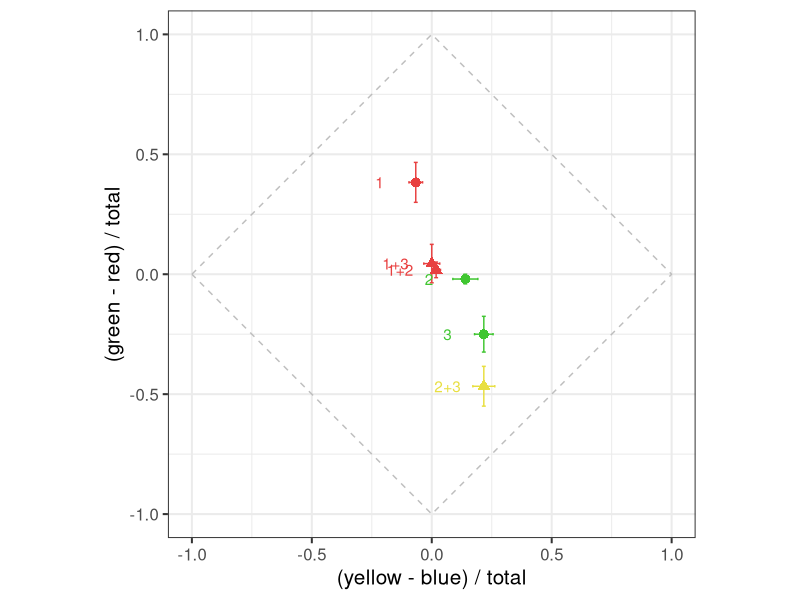
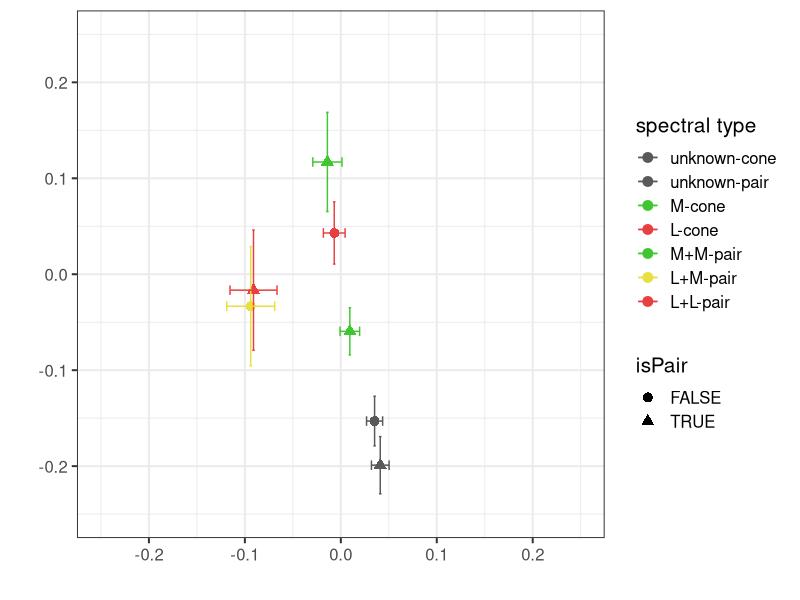
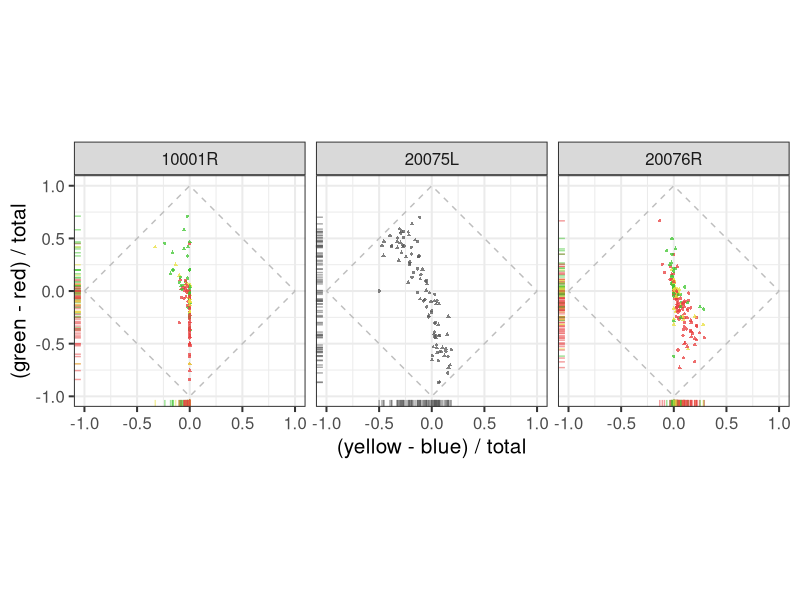
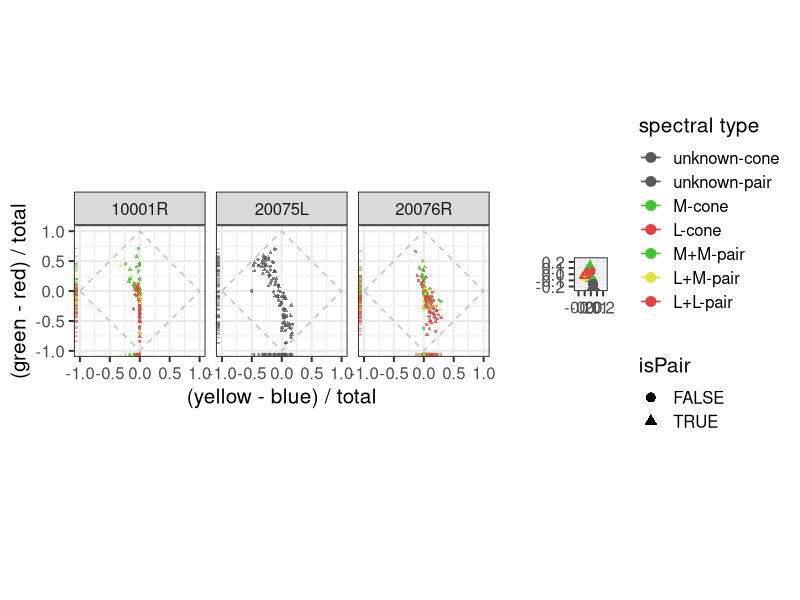
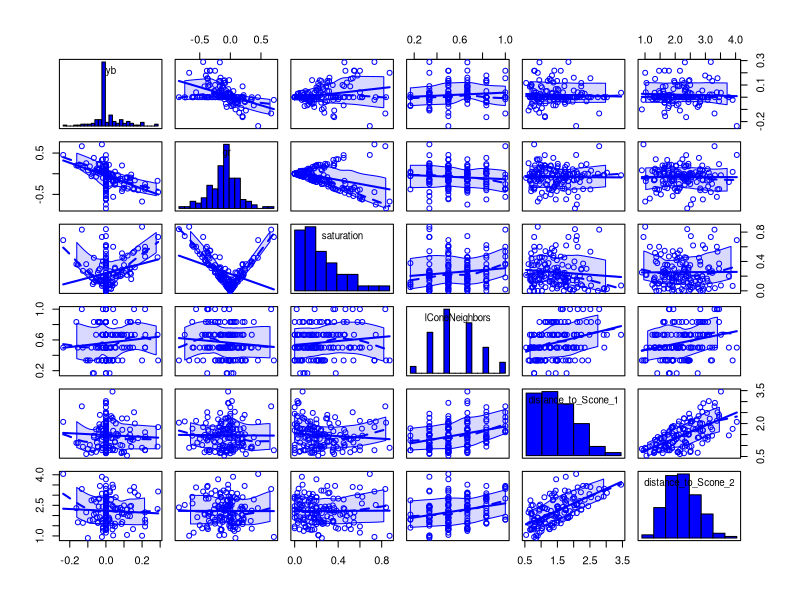
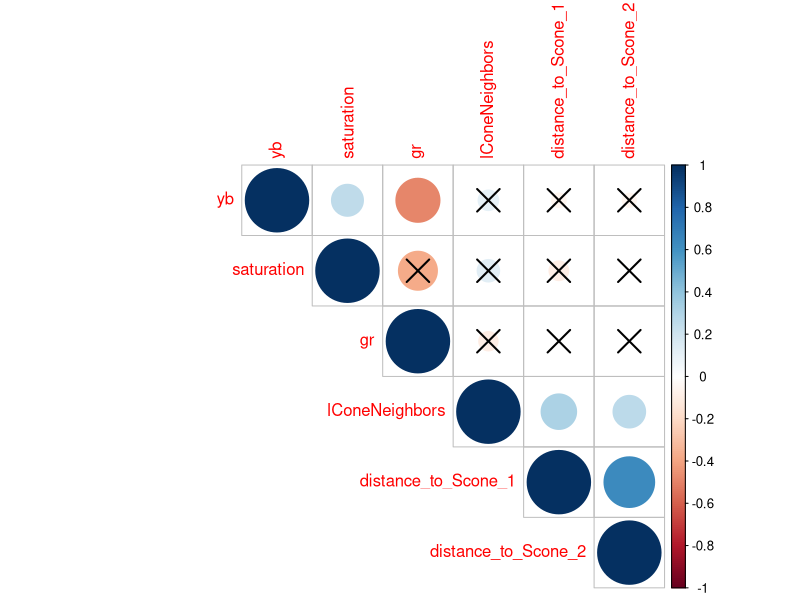
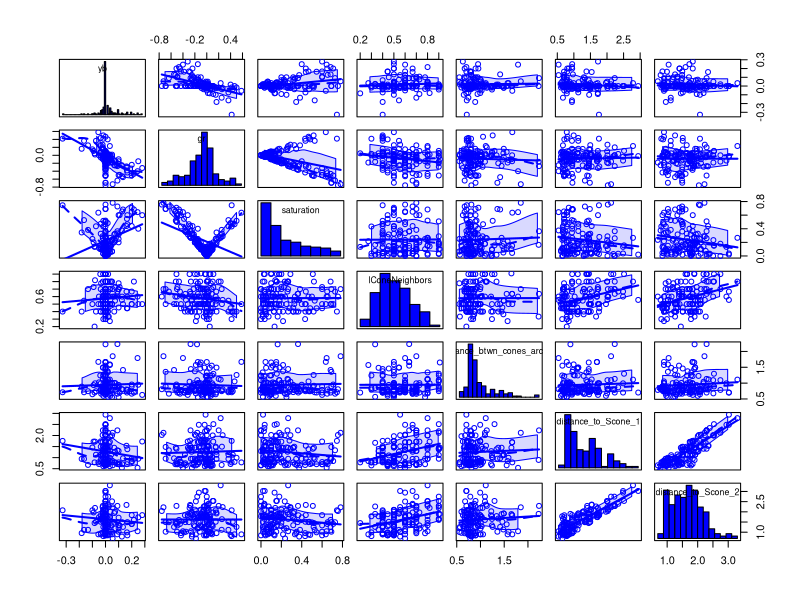
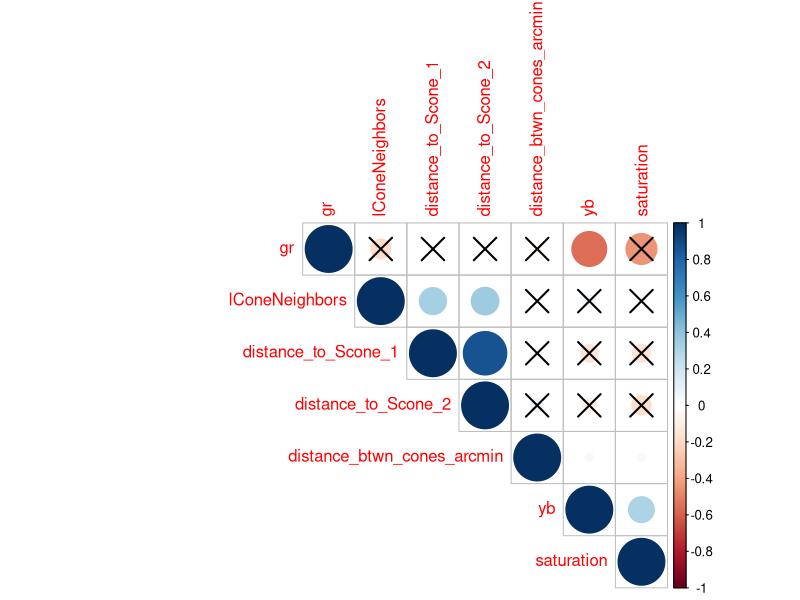

R code for these plots, in order:
## ---- chunk 1
setwd("~/R/TwoConeColorSummation")
library(tidyverse)
library(ggthemes)
library(gridExtra)
library(corrplot)
library(car)

# set the colors that will be used in plots below.
red <- "#e84040"
green <-"#40c631"
blue <- "#4042e8"
yellow <- "#e8df40"
gray <- "#595959"
## ---- chunk 2
trial_data <- read_csv('filtered_data.csv')

head(trial_data)
## ---- chunk 3

(example <- trial_data %>%
  filter(., subject == '20076R', session== 4) %>%
  group_by(., masterID1, masterID2, isPair) %>% 
  summarise(., yb_mean=signif(mean(yb), 3), 
            yb_sem=signif(sd(yb) / sqrt(length(yb)), 3), 
            gr_mean=signif(mean(gr), 3), 
            gr_sem=signif(sd(gr) / sqrt(length(gr)), 3), N=length(gr),
            typeIDstr=typeIDstr[1])
)


boundary <- data.frame(x=c(-1, 0, 1, 0, -1), y=c(0, 1, 0, -1, 0))

(examplePlot <- ggplot(data=example, aes(x=yb_mean, y=gr_mean,
                                         color=interaction(typeIDstr, isPair), 
                                         shape=isPair)) +
    geom_point(size=3) + 
    geom_errorbar(aes(x=yb_mean, ymin=gr_mean - gr_sem, ymax=gr_mean + gr_sem)) +
    geom_errorbarh(aes(y=gr_mean, xmin=yb_mean - yb_sem, xmax=yb_mean + yb_sem, height=0.01)) + 
    coord_equal(xlim=c(-1, 1), ylim=c(-1, 1)) + 
    xlab('(yellow - blue) / total') + 
    ylab('(green - red) / total') + 
    scale_color_manual(
      values = c(green, red, yellow, red), 
      name="spectral type") +
    geom_text(label=c('1', '1+2', '1+3', '2', '2+3', '3'),
              nudge_x=-0.15) +
    geom_path(data = boundary, aes(x=x, y=y), colour='gray', linetype=2, inherit.aes = F) +
    #annotate("text", x = -1, y = 1, label = "B") +
    theme_bw(base_size = 15) + 
    theme(legend.position="none")
  )

ggsave("figures/example_session.pdf")


## ---- chunk 4
(typeGroup <- trial_data %>%
  #filter(., subject != '20075L') %>% 
   group_by(., subject, masterID1, masterID2, isPair, typeIDstr) %>%
   summarise(., yb_meanC=signif(mean(yb), 3), 
             yb_semC=signif(sd(yb) / sqrt(length(yb)), 3), 
             gr_meanC=signif(mean(gr), 3), 
             gr_semC=signif(sd(gr) / sqrt(length(gr)), 3), N=length(gr)) %>%
   group_by(., typeIDstr, isPair) %>%
   summarise(., yb_mean=signif(mean(yb_meanC), 3), 
             yb_sem=signif(sd(yb_meanC) / sqrt(length(N)), 3), 
             gr_mean=signif(mean(gr_meanC), 3), 
             gr_sem=signif(sd(gr_meanC) / sqrt(length(N)), 3), N=length(N))
)

(avg <- ggplot(data=typeGroup, aes(x=yb_mean, y=gr_mean, color=typeIDstr, shape=isPair)) +
  geom_point(size=3) + 
  geom_errorbar(aes(x=yb_mean, ymin=gr_mean - gr_sem, ymax=gr_mean + gr_sem)) +
  geom_errorbarh(aes(y=gr_mean, xmin=yb_mean - yb_sem, xmax=yb_mean + yb_sem, height=0.01)) + 
  coord_equal(xlim=c(-0.25, 0.25), ylim=c(-0.25, 0.25)) +
  xlab('') + 
  ylab('') +
  scale_color_manual(
    values = c(gray, gray, green, red, green, yellow, red), 
    name="spectral type",
    labels = c("unknown-cone", "unknown-pair", "M-cone", "L-cone", "M+M-pair", "L+M-pair", "L+L-pair")) +
  theme_bw(base_size=15))
ggsave("figures/lms_UAD_means.pdf")

## ---- chunk 5
singleAndPairs <- trial_data %>%
  select(., -typeIDstr) %>%
  group_by(., subject, masterID1, masterID2, isPair) %>% 
  summarise_all(., mean)

(ind <- ggplot(data=singleAndPairs, aes(x=yb, y=gr, color=as.factor(typeID), shape=isPair)) + 
  geom_point(alpha=0.76, size=0.8) +
  facet_grid(. ~ subject) +
  geom_rug(alpha=0.5) + 
  coord_equal(xlim=c(-1, 1), ylim=c(-1, 1)) + 
  xlab('(yellow - blue) / total') + ylab('(green - red) / total') + 
  scale_color_manual(
    values = c(gray, gray, green, red, green, yellow, red), 
    name="spectral type",
    labels = c("unknown-cone", "unknown-pair", "M-cone", "L-cone", "M+M-pair", "L+M-pair", "L+L-pair")) +
  #scale_color_brewer(palette = "Spectral") +
  geom_path(data = boundary, aes(x=x, y=y), colour='gray', linetype=2, inherit.aes = F) +
  theme_bw(base_size = 15) + 
  theme(legend.position="none"))

ggsave("figures/lms_UAD.pdf")

p <- grid.arrange(ind, avg, widths=2.5:1)
ggsave("figures/UAD_combined.pdf", p)
## ---- chunk 6
minTrials <- 4
singleConesSummary <- trial_data %>% 
  select(., -typeIDstr) %>%
  filter(., isPair==FALSE) %>% 
  group_by(., subject, session, masterID1) %>%   
  summarise_all(., c("mean", "length")) %>%
  filter(., yb_length >= minTrials) %>%
  select(., -contains("_length")) %>%
  rename_(.dots=setNames(names(.), gsub("_mean", "", names(.))))

twoConesSummary <- trial_data %>%   
  select(., -typeIDstr) %>%
  filter(., isPair==TRUE) %>% 
  group_by(., subject, session, masterID1, masterID2) %>%
  summarise_all(., c("mean", "length")) %>%
  filter(., yb_length >= minTrials) %>%
  select(., -contains("_length")) %>%
  rename_(.dots=setNames(names(.), gsub("_mean", "", names(.))))
## ---- chunk 7

ptest <- function(mat, ...) {
  # stolen shamelessly from: http://www.sthda.com/english/wiki/visualize-correlation-matrix-using-correlogram
    mat <- as.matrix(mat)
    n <- ncol(mat)
    p.mat<- matrix(NA, n, n)
    diag(p.mat) <- 0
    for (i in 1:(n - 1)) {
        for (j in (i + 1):n) {
            tmp <- cor.test(mat[, i], mat[, j], ...)
            p.mat[i, j] <- p.mat[j, i] <- tmp$p.value
        }
    }
  colnames(p.mat) <- rownames(p.mat) <- colnames(mat)
  p.mat
}



corr_analysis <- function (data, predictors) {
  # scatterplotMatrix with car package
  scatterplotMatrix(data[ , predictors], 
                    diagonal=list(method ="histogram"),
                    ellipse=FALSE)
  
  M<-cor(data[ , predictors], use="complete.obs")
  head(round(M,2))
  cor.mtest <- ptest

  # matrix of the p-value of the correlation
  p.mat <- cor.mtest(data[ , predictors])
  head(p.mat[, 1:5])

  corrplot(M, 
           type="upper",
           order="hclust", 
           p.mat = p.mat,
           sig.level = 0.01)

}

predictors = c("yb", "gr", "saturation", "lConeNeighbors", "distance_to_Scone_1", "distance_to_Scone_2")
corr_analysis(singleConesSummary, predictors)

## ---- chunk 8

predictors = c("yb", "gr", "saturation", "lConeNeighbors",
               "distance_btwn_cones_arcmin",  "distance_to_Scone_1", "distance_to_Scone_2")
corr_analysis(twoConesSummary, predictors)
## ---- chunk 9
merged1 <- merge(twoConesSummary, 
           select(singleConesSummary, subject, 
                  session, masterID1, yb, gr, lConeNeighbors), 
           by=c("subject", "session", "masterID1")) %>% 
  rename(., yb12=yb.x, gr12=gr.x, yb1=yb.y, gr1=gr.y,
                  lConeNeighbors12=lConeNeighbors.x, 
                  lConeNeighbors1=lConeNeighbors.y)

sessionMerge <- merged1 %>% 
  merge(., select(singleConesSummary, subject, session,
                  masterID1, yb, gr, lConeNeighbors), 
        by.x=c("subject", "session", "masterID2"),
        by.y=c("subject", "session", "masterID1")) %>% 
  rename(., yb2=yb, gr2=gr, lConeNeighbors2=lConeNeighbors) %>%
  mutate(., saturation12=abs(yb12) + abs(gr12),
         saturation1=abs(yb1) + abs(gr1),
         saturation2=abs(yb2) + abs(gr2))
## ---- chunk 10
sessionMerge['predictedYB'] = (sessionMerge$yb1 + sessionMerge$yb2) / 2
sessionMerge['predictedGR'] = (sessionMerge$gr1 + sessionMerge$gr2) / 2
sessionMerge['predictedSaturation'] = abs(sessionMerge$predictedYB) + abs(sessionMerge$predictedGR)

# Add a column w difference from prediction
sessionMerge <- mutate(sessionMerge, 
                       diff_from_prediction=saturation12 - predictedSaturation)

## ---- chunk 11
unity = data.frame(x=c(-1, 1), y=c(-1, 1))
gr_plot <- sessionMerge %>%
  ggplot(., aes(x=predictedGR, y=gr12)) + 
  geom_point() +
  geom_smooth(method=lm) +
  coord_equal(xlim=c(-1, 1), ylim=c(-1, 1)) +
  geom_path(data=unity, aes(x=x, y=y), colour='gray', linetype=1) +
  ggtitle('(green - red) / total') +
  geom_path(data=unity, aes(x=x, y=y), colour='gray', linetype=1) +
  xlab('predicted response') + ylab('') + 
  theme_classic(base_size=15)

unity = data.frame(x=c(-1, 1), y=c(-1, 1))
yb_plot <- sessionMerge %>%
  ggplot(., aes(x=predictedYB, y=yb12)) + 
  geom_point() +
  geom_smooth(method=lm) +
  coord_equal(xlim=c(-1, 1), ylim=c(-1, 1)) +
  geom_path(data=unity, aes(x=x, y=y), colour='gray', linetype=1) +
  ggtitle('(yellow - blue) / total') +
  geom_path(data=unity, aes(x=x, y=y), colour='gray', linetype=1) +
  xlab('predicted response') + 
  ylab('observed pair response') + 
  theme_classic(base_size=15)

p <- grid.arrange(yb_plot, gr_plot, nrow=1)

ggsave("figures/prediction.pdf", p)

## ---- chunk 12
# A linear model predicts the results based on an average of the individual responses.
mod <- lm(gr12 ~ predictedGR, sessionMerge)
summary.lm(mod)

mod <- lm(yb12 ~ predictedYB, sessionMerge)
summary.lm(mod)
## ---- chunk 13

(scatLM <- sessionMerge %>%
   filter(., typeID == 1 | typeID > 3) %>%
   ggplot(., 
       aes(x=predictedSaturation, y=saturation12, color=as.factor(typeID))) + 
  geom_point() + 
  coord_equal(xlim=c(0, 1), ylim=c(0, 1)) +
  scale_color_manual(values = c(gray, green, yellow, red), 
                     name="spectral type",
                     labels = c("unknown", "M+M", "L+M", "L+L")) +
  geom_path(data=unity, aes(x=x, y=y), colour='gray', linetype=1) + 
  xlab('predicted saturation') +
  ylab('measured saturation') +
  theme_classic(base_size=15) +
  theme(legend.position='none')
)

ggsave('figures/observed-predicted_scatter.pdf')

## ---- chunk 14

scatUn <- sessionMerge %>%
   filter(., typeID == 1) %>%
   ggplot(., aes(x=predictedSaturation, y=saturation12)) +  
   geom_point(color=gray) +  
   coord_equal(xlim=c(0, 1), ylim=c(0, 1)) +
   #scale_color_manual(values = c("#3aaf4f", "#fff247", "#bf3535"), name="spectral type",
   #                   labels = c("M+M", "L+M", "L+L")) +
   geom_path(data=unity, aes(x=x, y=y), colour='gray', linetype=1) + 
   xlab('predicted saturation') +
   ylab('measured saturation') +
   theme_classic(base_size=15)

ggsave('figures/observed-predicted_scatter_unclassified.pdf')

## ---- chunk 15
diffHist <- sessionMerge %>%
   filter(., typeID == 1 | typeID > 3) %>%
   ggplot(., 
          aes(x=saturation12 - predictedSaturation, 
              color=as.factor(typeID))) + 
  geom_freqpoly(binwidth=0.1, size=1.25) +
  scale_color_manual(
    values = c(gray, green, yellow, red), 
    name="spectral type",
    labels = c("unknown-pair", "M+M", "L+M", "L+L")) + 
  xlab("measured - predicted saturation") +
  theme_classic(base_size=15) +
  theme(legend.position=c(0.75, 0.80))

ggsave('figures/observed-predicted_histogram.pdf')
## ---- chunk 16
(p <- grid.arrange(scatLM, diffHist, nrow=1))

ggsave('figures/observed-predicted.pdf', p)

## ---- chunk 17

t.test(sessionMerge %>% 
         filter(., typeID == 5) %>% 
         select(., diff_from_prediction)
       )
## ---- chunk 18
t.test(sessionMerge %>% 
         filter(., typeID == 4 | typeID == 6) %>%
         select(., diff_from_prediction)
       )
## ---- chunk 19

t.test(sessionMerge %>% 
         filter(., typeID == 1) %>% 
         select(., diff_from_prediction)
       )
## ---- chunk 20
t.test(sessionMerge %>% 
         filter(., typeID == 5) %>% 
         select(., diff_from_prediction),
       sessionMerge %>% 
         filter(., typeID == 4 | typeID == 6) %>%
         select(., diff_from_prediction)
       )
